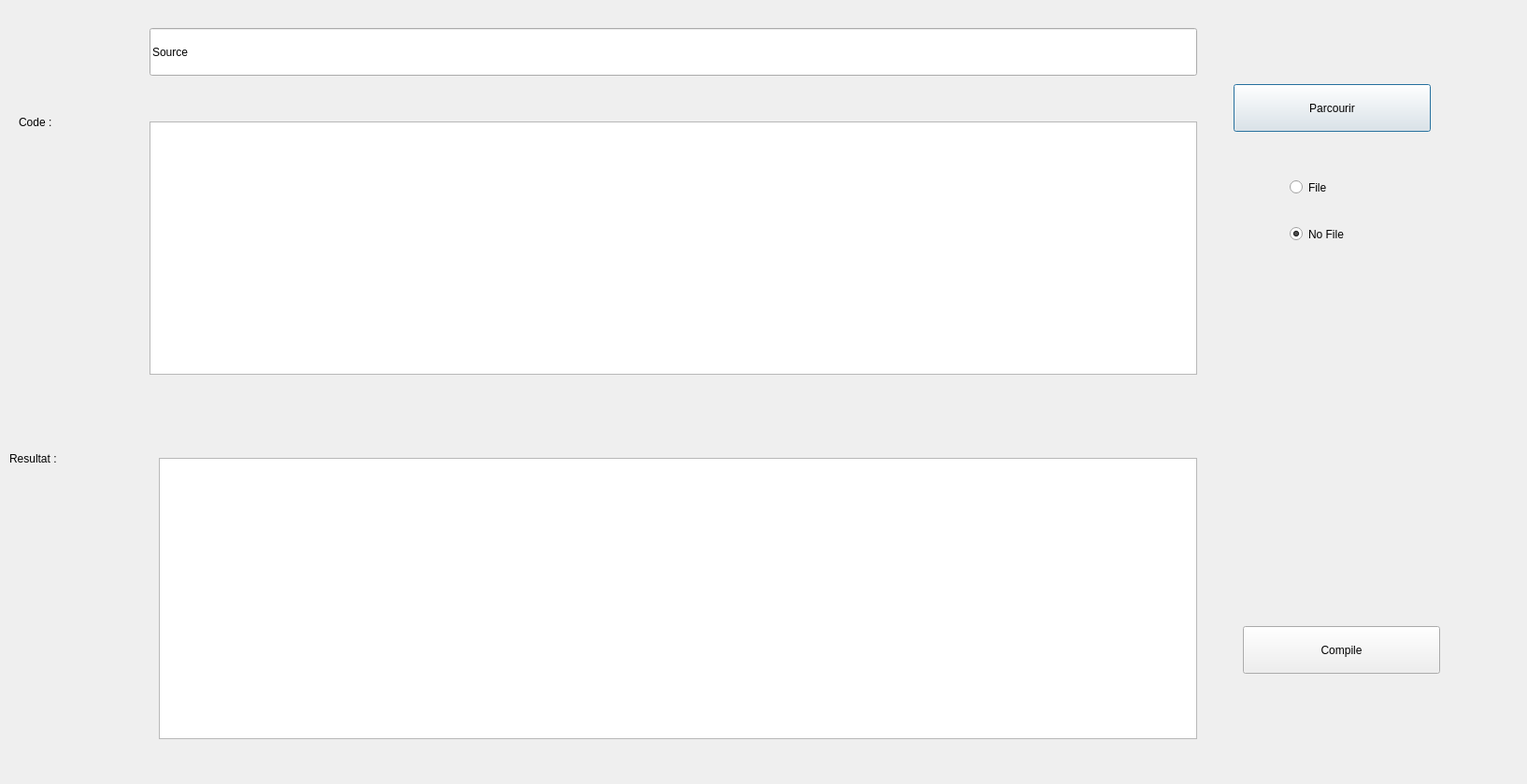
<?xml version="1.0" encoding="UTF-8"?>
<ui version="4.0">
 <class>Interface</class>
 <widget class="QDialog" name="Interface">
  <property name="geometry">
   <rect>
    <x>0</x>
    <y>0</y>
    <width>1634</width>
    <height>839</height>
   </rect>
  </property>
  <property name="windowTitle">
   <string>Dialog</string>
  </property>
  <widget class="QTextEdit" name="ResultsTextEdit">
   <property name="geometry">
    <rect>
     <x>170</x>
     <y>490</y>
     <width>1111</width>
     <height>301</height>
    </rect>
   </property>
   <property name="styleSheet">
    <string notr="true">font: 75 16pt &quot;MS Shell Dlg 2&quot;;</string>
   </property>
  </widget>
  <widget class="QLabel" name="ResultsLabel">
   <property name="geometry">
    <rect>
     <x>10</x>
     <y>470</y>
     <width>181</width>
     <height>41</height>
    </rect>
   </property>
   <property name="styleSheet">
    <string notr="true">font: 14pt &quot;MS Shell Dlg 2&quot;;</string>
   </property>
   <property name="text">
    <string>Resultat :</string>
   </property>
  </widget>
  <widget class="QPushButton" name="ParcourirButton">
   <property name="geometry">
    <rect>
     <x>1320</x>
     <y>90</y>
     <width>211</width>
     <height>51</height>
    </rect>
   </property>
   <property name="styleSheet">
    <string notr="true">font: 14pt &quot;MS Shell Dlg 2&quot;;</string>
   </property>
   <property name="text">
    <string>Parcourir</string>
   </property>
  </widget>
  <widget class="QPushButton" name="compilationButton">
   <property name="geometry">
    <rect>
     <x>1330</x>
     <y>670</y>
     <width>211</width>
     <height>51</height>
    </rect>
   </property>
   <property name="styleSheet">
    <string notr="true">font: 14pt &quot;MS Shell Dlg 2&quot;;</string>
   </property>
   <property name="text">
    <string>Compile</string>
   </property>
  </widget>
  <widget class="QLineEdit" name="source">
   <property name="geometry">
    <rect>
     <x>160</x>
     <y>30</y>
     <width>1121</width>
     <height>51</height>
    </rect>
   </property>
   <property name="styleSheet">
    <string notr="true">font: 75 16pt &quot;MS Shell Dlg 2&quot;;</string>
   </property>
   <property name="text">
    <string>Source</string>
   </property>
  </widget>
  <widget class="QTextEdit" name="Code">
   <property name="geometry">
    <rect>
     <x>160</x>
     <y>130</y>
     <width>1121</width>
     <height>271</height>
    </rect>
   </property>
   <property name="styleSheet">
    <string notr="true">font: 75 16pt &quot;MS Shell Dlg 2&quot;;</string>
   </property>
  </widget>
  <widget class="QRadioButton" name="FileRadioButton">
   <property name="geometry">
    <rect>
     <x>1380</x>
     <y>180</y>
     <width>211</width>
     <height>41</height>
    </rect>
   </property>
   <property name="styleSheet">
    <string notr="true">
font: 14pt &quot;MS Shell Dlg 2&quot;;</string>
   </property>
   <property name="text">
    <string>File</string>
   </property>
   <property name="checked">
    <bool>false</bool>
   </property>
  </widget>
  <widget class="QRadioButton" name="NoFileRadioButton">
   <property name="geometry">
    <rect>
     <x>1380</x>
     <y>230</y>
     <width>211</width>
     <height>41</height>
    </rect>
   </property>
   <property name="styleSheet">
    <string notr="true">
font: 14pt &quot;MS Shell Dlg 2&quot;;</string>
   </property>
   <property name="text">
    <string>No File</string>
   </property>
   <property name="checked">
    <bool>true</bool>
   </property>
  </widget>
  <widget class="QLabel" name="ResultsLabel_2">
   <property name="geometry">
    <rect>
     <x>20</x>
     <y>110</y>
     <width>181</width>
     <height>41</height>
    </rect>
   </property>
   <property name="styleSheet">
    <string notr="true">font: 14pt &quot;MS Shell Dlg 2&quot;;</string>
   </property>
   <property name="text">
    <string>Code :</string>
   </property>
  </widget>
 </widget>
 <resources/>
 <connections/>
</ui>
